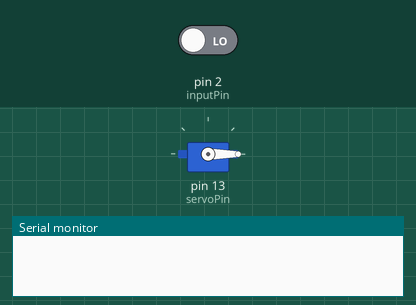
Recording of a sketch running on a simulated Arduino Uno, built with avr-gcc and run on an emulated ATmega328P. Parts: servo, the last lines printed to the serial monitor. The inputs (shaded band) are chosen by the test bench; at power-on: pin 2 (inputPin) LOW.

Above: at 1.2 s.
1.3 s: pin 2 (inputPin) driven HIGH
At 6.31 s:
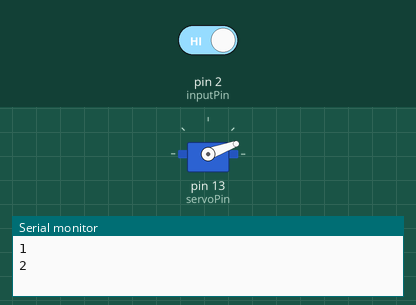
At 10.5 s:
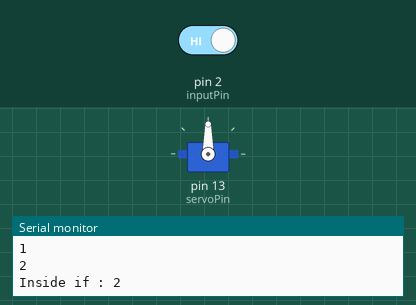
Timing chart, 0 to 16.3 s (numbered marks = the images above; inputs shaded):
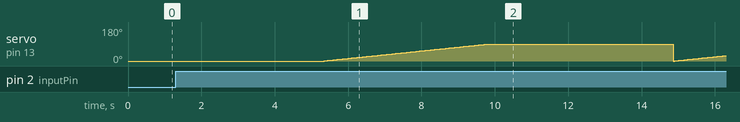

The sketch:

Automated_PIR_Flushing.ino
```cpp
// C++ code
#include<Servo.h>

int servoPin = 13;
int inputPin = 2;
int val = 0;
int count = 0;

Servo sMotor;

void setup() {
	pinMode(inputPin, INPUT);
	pinMode(servoPin, OUTPUT);
	sMotor.attach(servoPin);
	sMotor.write(0);
	Serial.begin(9600);
}

void loop() {
	val = digitalRead(inputPin); // read input value
	if(val==HIGH) {
    	delay(2000);
    	count++;
    	Serial.println(count);
	}
  	if (val == HIGH && count%2==0) { // check if the input is HIGH
      for(int i = 0; i <= 90; i++) {
        sMotor.write(i);
        delay(50);
      }

      Serial.print("Inside if : ");
      Serial.println(count);
      count = 0;
      delay(1000);

	}
else {
    digitalWrite(servoPin,LOW);
	}
}
```
